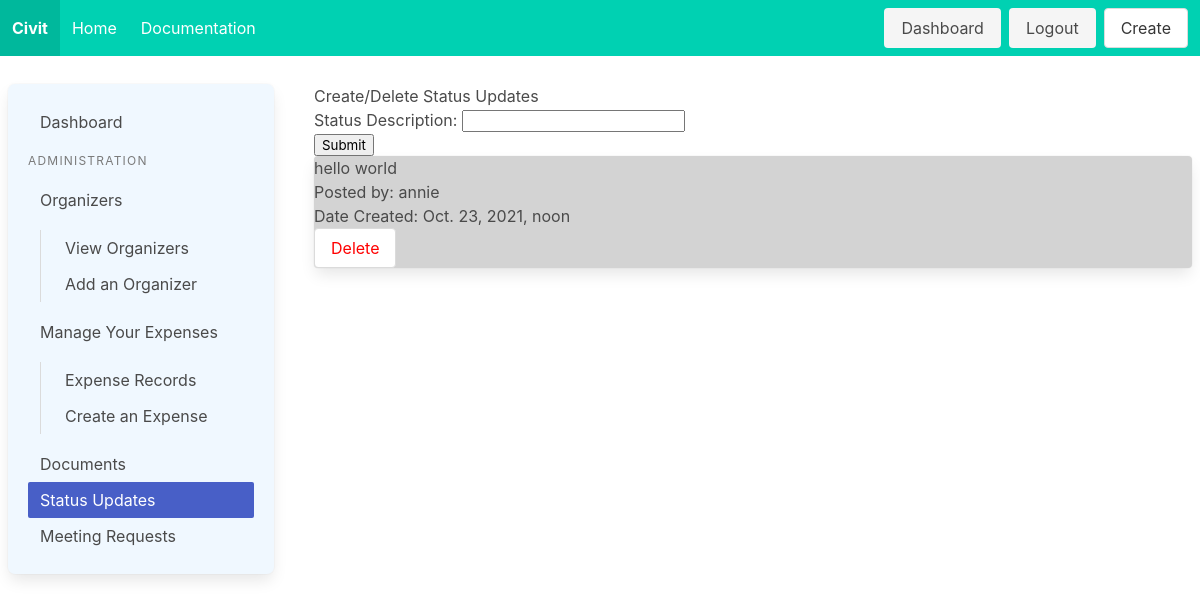
/initiative/1/statuspanel (signed in), run on the app's committed database.
### initz/models.py (models this page shows)
class StatusUpdate(models.Model):
    initiative = models.ForeignKey(Initiative, on_delete=models.CASCADE)
    poster = models.ForeignKey(User, on_delete=models.CASCADE)
    date_created = models.DateTimeField(auto_now_add=True, editable=False)
    text_content = models.TextField()

### accounts/models.py (models this page shows)
class User(AbstractUser):
    bio = models.TextField(max_length=500, blank=True)
    profile_picture = models.URLField(blank=True, null=True)

### initz/views.py (the view, shortened to what this page needs)
# urls.py: path('<pk>/statuspanel', views.status_panel, name='statuspanel'),
@login_required
def status_panel(request, pk):
    initiative = Initiative.objects.get(pk=pk)
    if request.method == 'GET':
        return render(request, 'controlpanel/viewstatus.html', {'initiative': initiative, 'form': StatusUpdateForm})

### initz/models.py (called while the page is built)
    def getStatusUpdates(self):
        statusUpdates = StatusUpdate.objects.filter(initiative=self.pk)
        return statusUpdates

### templates/controlpanel/viewstatus.html (shortened to what this page needs)
{% extends 'controlpanel/panelhome.html' %}
{% block panel %}
    <div class="box" style="border-radius: 7px; background-color: aliceblue">
        <aside class="menu">
          <ul class="menu-list">
            <li><a>Dashboard</a></li>
          </ul>
          <p class="menu-label">
            Administration
          </p>
          <ul class="menu-list">
            <li>
              <a href="{% url 'manageorganizers' initiative.pk %}">Organizers</a>
              <ul>
                <li><a>View Organizers</a></li>
                <li><a>Add an Organizer</a></li>
              </ul>
            </li>
            <li>
              <a>Manage Your Expenses</a>
              <ul>
                <li><a >Expense Records</a></li>
                <li><a href="{% url 'create_expense' initiative.pk %}">Create an Expense</a></li>
              </ul>
            </li>
            <li><a href="{% url 'docspanel' initiative.pk %}">Documents</a></li>
            <li><a class="is-active" href="{% url 'statuspanel' initiative.pk %}">Status Updates</a></li>
            <li><a href="{% url 'meetingreqspanel' initiative.pk %}">Meeting Requests</a></li>
          </ul>
        </aside>
    </div>
{% endblock %}
{% block body %}
    <div>
        <h1>Create/Delete Status Updates</h1>
        <form method="post">
            {{ form.as_p }}
            <input type="submit" value="Submit">
            {% for status in initiative.getStatusUpdates %}
            {% if forloop.counter0|divisibleby:2 %}
            <div class="card" style="background-color:#D3D3D3">
            {% else %}
            <div class="card">
            {% endif %}
                <p>{{ status.text_content }}</p>
                <p>Posted by: {{ status.poster }}</p>
                <p>Date Created: {{ status.date_created }}</p>
                {% if user.is_authenticated %}
                <a class="button" href="{% url 'delete_status' initiative.pk status.pk %}" style="color:red">Delete</a>
                {% endif %}
            </div>
            {% endfor %}
        </form>
    </div>
{% endblock %}

### data on the page
StatusUpdate: text_content "hello world", poster "annie", date_created "Oct. 23, 2021, noon"
